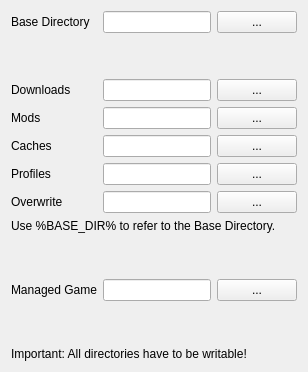
     <widget class="QWidget" name="pathsTab">
      <attribute name="title">
       <string>Paths</string>
      </attribute>
      <layout class="QVBoxLayout" name="verticalLayout_10">
       <item>
        <layout class="QGridLayout" name="gridLayout_2">
         <item row="6" column="2">
          <widget class="QPushButton" name="browseOverwriteDirBtn">
           <property name="text">
            <string>...</string>
           </property>
          </widget>
         </item>
         <item row="3" column="2">
          <widget class="QPushButton" name="browseModDirBtn">
           <property name="text">
            <string notr="true">...</string>
           </property>
          </widget>
         </item>
         <item row="6" column="1">
          <widget class="QLineEdit" name="overwriteDirEdit"/>
         </item>
         <item row="0" column="2">
          <widget class="QPushButton" name="browseBaseDirBtn">
           <property name="text">
            <string>...</string>
           </property>
          </widget>
         </item>
         <item row="0" column="1">
          <widget class="QLineEdit" name="baseDirEdit"/>
         </item>
         <item row="4" column="0">
          <widget class="QLabel" name="label_9">
           <property name="text">
            <string>Caches</string>
           </property>
          </widget>
         </item>
         <item row="6" column="0">
          <widget class="QLabel" name="label_24">
           <property name="text">
            <string>Overwrite</string>
           </property>
          </widget>
         </item>
         <item row="2" column="1">
          <widget class="QLineEdit" name="downloadDirEdit">
           <property name="toolTip">
            <string>Directory where downloads are stored.</string>
           </property>
           <property name="whatsThis">
            <string>Directory where downloads are stored.</string>
           </property>
          </widget>
         </item>
         <item row="4" column="1">
          <widget class="QLineEdit" name="cacheDirEdit"/>
         </item>
         <item row="4" column="2">
          <widget class="QPushButton" name="browseCacheDirBtn">
           <property name="text">
            <string notr="true">...</string>
           </property>
          </widget>
         </item>
         <item row="2" column="0">
          <widget class="QLabel" name="label_7">
           <property name="text">
            <string>Downloads</string>
           </property>
          </widget>
         </item>
         <item row="1" column="1">
          <spacer name="verticalSpacer_8">
           <property name="orientation">
            <enum>Qt::Vertical</enum>
           </property>
           <property name="sizeHint" stdset="0">
            <size>
             <width>20</width>
             <height>40</height>
            </size>
           </property>
          </spacer>
         </item>
         <item row="5" column="0">
          <widget class="QLabel" name="label_22">
           <property name="text">
            <string>Profiles</string>
           </property>
          </widget>
         </item>
         <item row="2" column="2">
          <widget class="QPushButton" name="browseDownloadDirBtn">
           <property name="sizePolicy">
            <sizepolicy hsizetype="Fixed" vsizetype="Fixed">
             <horstretch>0</horstretch>
             <verstretch>0</verstretch>
            </sizepolicy>
           </property>
           <property name="text">
            <string notr="true">...</string>
           </property>
          </widget>
         </item>
         <item row="5" column="1">
          <widget class="QLineEdit" name="profilesDirEdit"/>
         </item>
         <item row="3" column="1">
          <widget class="QLineEdit" name="modDirEdit">
           <property name="toolTip">
            <string>Directory where mods are stored.</string>
           </property>
           <property name="whatsThis">
            <string>Directory where mods are stored. Please note that changing this will break all associations of profiles with mods that don't exist in the new location (with the same name).</string>
           </property>
          </widget>
         </item>
         <item row="5" column="2">
          <widget class="QPushButton" name="browseProfilesDirBtn">
           <property name="text">
            <string>...</string>
           </property>
          </widget>
         </item>
         <item row="11" column="1">
          <widget class="QLineEdit" name="managedGameDirEdit">
           <property name="acceptDrops">
            <bool>false</bool>
           </property>
           <property name="readOnly">
            <bool>true</bool>
           </property>
          </widget>
         </item>
         <item row="3" column="0">
          <widget class="QLabel" name="label_8">
           <property name="text">
            <string>Mods</string>
           </property>
          </widget>
         </item>
         <item row="10" column="1">
          <spacer name="verticalSpacer_7">
           <property name="orientation">
            <enum>Qt::Vertical</enum>
           </property>
           <property name="sizeHint" stdset="0">
            <size>
             <width>20</width>
             <height>40</height>
            </size>
           </property>
          </spacer>
         </item>
         <item row="11" column="0">
          <widget class="QLabel" name="label_29">
           <property name="text">
            <string>Managed Game</string>
           </property>
          </widget>
         </item>
         <item row="0" column="0">
          <widget class="QLabel" name="label_25">
           <property name="text">
            <string>Base Directory</string>
           </property>
          </widget>
         </item>
         <item row="9" column="0" colspan="3">
          <widget class="QLabel" name="label_26">
           <property name="text">
            <string>Use %BASE_DIR% to refer to the Base Directory.</string>
           </property>
          </widget>
         </item>
         <item row="11" column="2">
          <widget class="QPushButton" name="browseGameDirBtn">
           <property name="text">
            <string>...</string>
           </property>
          </widget>
         </item>
        </layout>
       </item>
       <item>
        <spacer name="verticalSpacer_6">
         <property name="orientation">
          <enum>Qt::Vertical</enum>
         </property>
         <property name="sizeHint" stdset="0">
          <size>
           <width>20</width>
           <height>40</height>
          </size>
         </property>
        </spacer>
       </item>
       <item>
        <widget class="QLabel" name="label_23">
         <property name="text">
          <string>Important: All directories have to be writable!</string>
         </property>
        </widget>
       </item>
      </layout>
     </widget>
